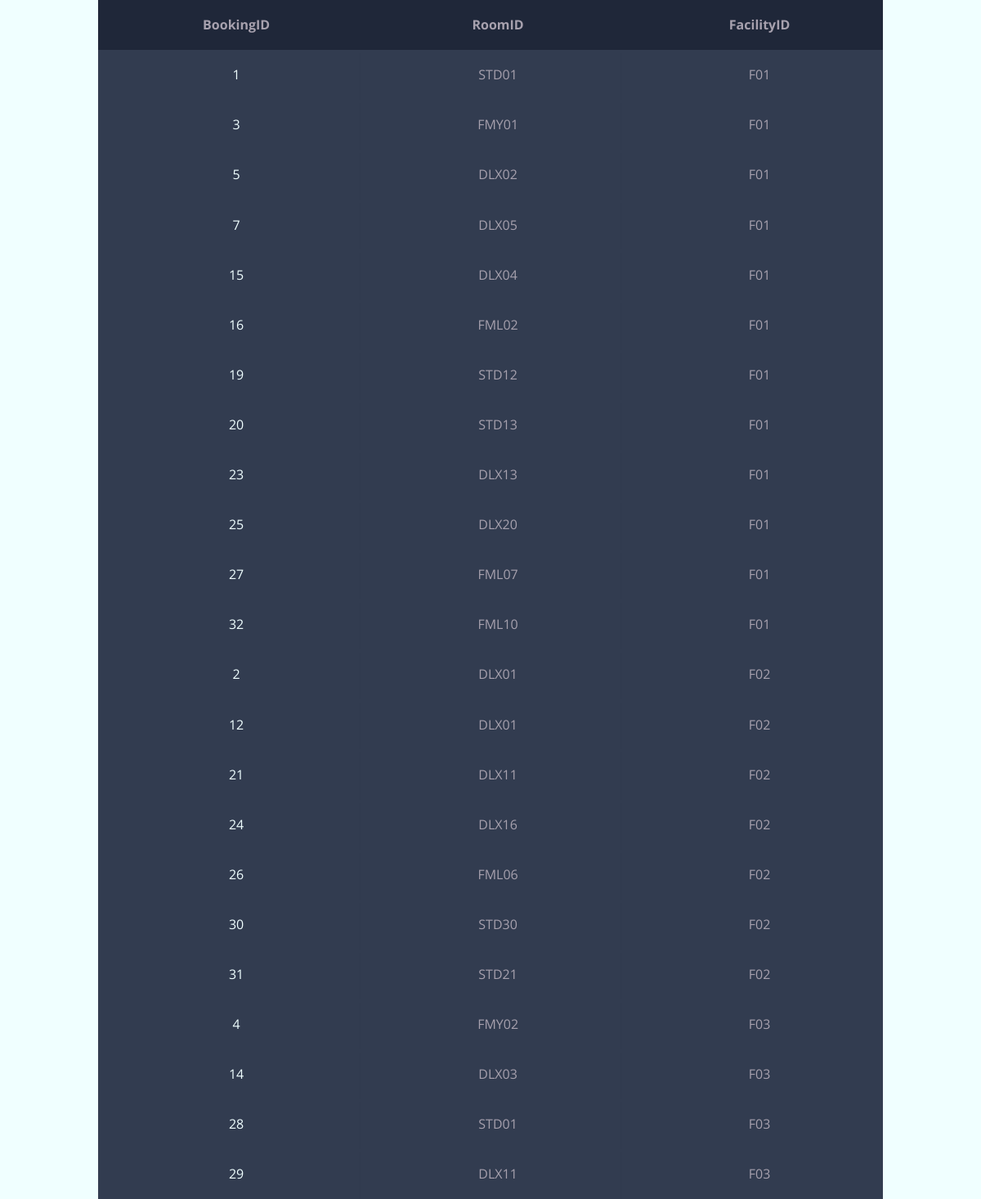
Page /RoomFacility.php on the committed database.
### tables this page shows
CREATE TABLE `room_facility` (
  `BookingID` int(6) NOT NULL,
  `RoomID` varchar(8) NOT NULL,
  `FacilityID` varchar(5) NOT NULL
);

### RoomFacility.php (the view, shortened to what this page needs)
<?php
	$Host = "localhost";
	$username = "root";
	$pass = "";
	$myDB = "hotel_db";
	$con = mysqli_connect($Host,$username,$pass,$myDB);
?>
<!DOCTYPE html>
<html>
<head>
	<link href="//maxcdn.bootstrapcdn.com/bootstrap/4.1.1/css/bootstrap.min.css" rel="stylesheet" id="bootstrap-css">
		<link rel='stylesheet' href='https://use.fontawesome.com/releases/v5.7.0/css/all.css'>
		<link rel="stylesheet" href="nav.css">
		<link rel="stylesheet" href="Template.css">
	</head>
<body>
	<?php
		$result = mysqli_query($con,"SELECT * FROM room_facility");
		?>
		<table class="container">
		<tr>
			<th width="90"><div align="center">BookingID</div></th>
			<th width="90"><div align="center">RoomID</div></th>
			<th width="90"><div align="center">FacilityID</div></th>
		</tr>
		<?php while($row = mysqli_fetch_array($result)):?>
			<tr>
				<td><div align="center"><?php echo $row['BookingID']; ?></div></td>
				<td><div align="center"><?php echo $row['RoomID']; ?></div></td>
				<td><div align="center"><?php echo $row['FacilityID']; ?></div></td>
			</tr>
		<?php endwhile ?>
		</table>
</body>
</html>

### Template.css (style rules this page uses)
body { font-family: 'Open Sans', sans-serif; font-weight: 300; line-height: 1.42em; color:#A7A1AE; background-color:#F0FFFF; }
.container td { font-weight: normal; font-size: 1em; -webkit-box-shadow: 0 2px 2px -2px #0E1119; -moz-box-shadow: 0 2px 2px -2px #0E1119; box-shadow: 0 2px 2px -2px #0E1119; }
.container { text-align: left; overflow: hidden; width: 80%; margin: 0 auto; display: table; padding: 0 0 8em 0; }
.container td, .container th { padding-bottom: 2%; padding-top: 2%; padding-left:2%; }
.container tr:nth-child(odd) { background-color: #323C50; }
.container tr:nth-child(even) { background-color: #323C50; }
.container th { background-color: #1F2739; }
.container td:first-child { color: #F0FFFF; }

### rows in the picture
room_facility: BookingID "1", RoomID "STD01", FacilityID "F01"
room_facility: BookingID "3", RoomID "FMY01", FacilityID "F01"
room_facility: BookingID "5", RoomID "DLX02", FacilityID "F01"
room_facility: BookingID "7", RoomID "DLX05", FacilityID "F01"
room_facility: BookingID "15", RoomID "DLX04", FacilityID "F01"
room_facility: BookingID "16", RoomID "FML02", FacilityID "F01"
room_facility: BookingID "19", RoomID "STD12", FacilityID "F01"
room_facility: BookingID "20", RoomID "STD13", FacilityID "F01"
room_facility: BookingID "23", RoomID "DLX13", FacilityID "F01"
room_facility: BookingID "25", RoomID "DLX20", FacilityID "F01"
room_facility: BookingID "27", RoomID "FML07", FacilityID "F01"
room_facility: BookingID "32", RoomID "FML10", FacilityID "F01"
room_facility: BookingID "2", RoomID "DLX01", FacilityID "F02"
room_facility: BookingID "12", RoomID "DLX01", FacilityID "F02"
room_facility: BookingID "21", RoomID "DLX11", FacilityID "F02"
room_facility: BookingID "24", RoomID "DLX16", FacilityID "F02"
room_facility: BookingID "26", RoomID "FML06", FacilityID "F02"
room_facility: BookingID "30", RoomID "STD30", FacilityID "F02"
room_facility: BookingID "31", RoomID "STD21", FacilityID "F02"
room_facility: BookingID "4", RoomID "FMY02", FacilityID "F03"
room_facility: BookingID "14", RoomID "DLX03", FacilityID "F03"
room_facility: BookingID "28", RoomID "STD01", FacilityID "F03"
room_facility: BookingID "29", RoomID "DLX11", FacilityID "F03"
